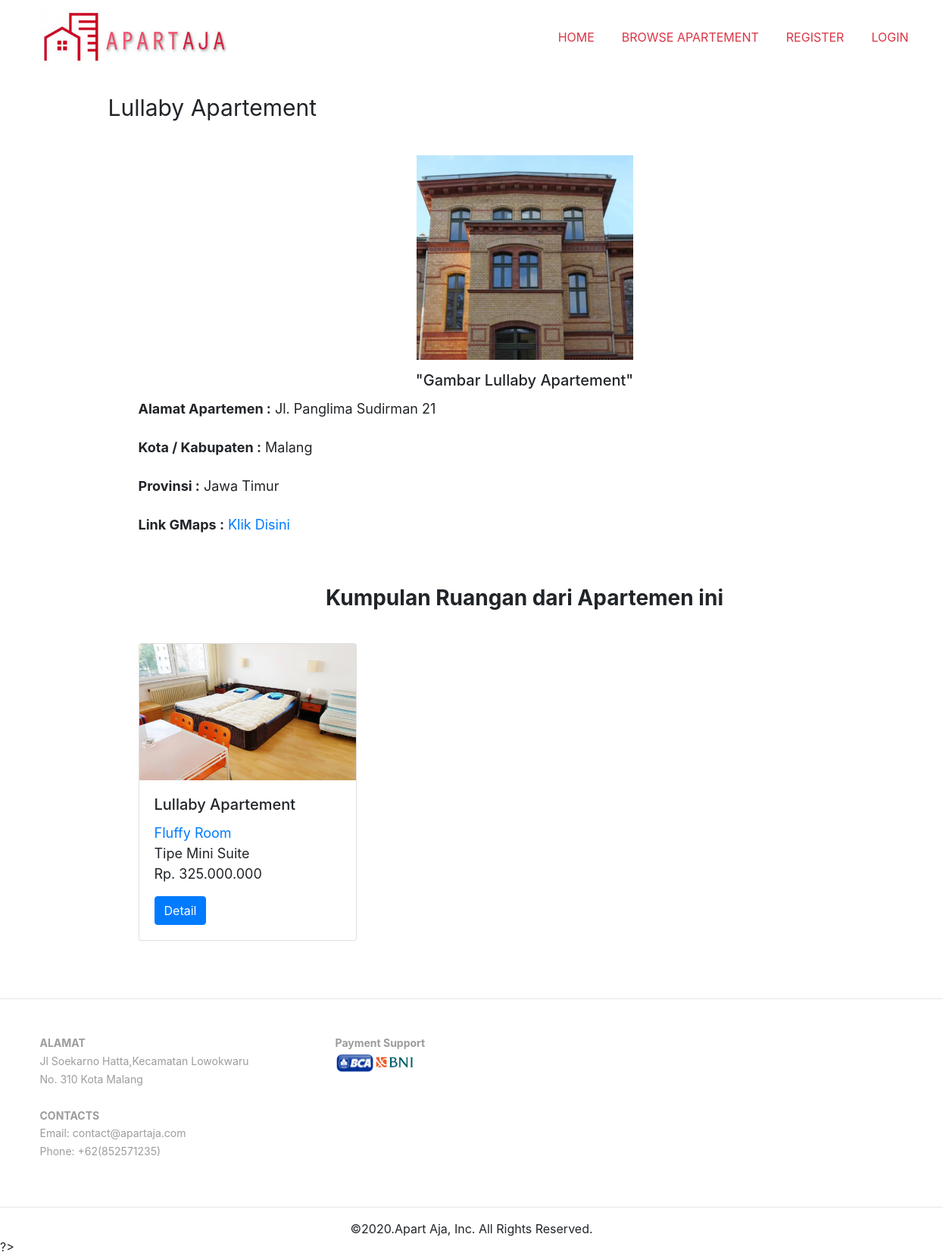
Page /detail-apartemen.php?id_apartemen=1 on the committed database.
### tables this page shows
CREATE TABLE `apartemen` (
  `id_apartemen` int(11) NOT NULL,
  `id_pengelola` int(11) NOT NULL,
  `nama_apartemen` varchar(255) NOT NULL,
  `alamat_apartemen` varchar(255) NOT NULL,
  `kota_kabupaten` varchar(200) NOT NULL,
  `provinsi` varchar(200) NOT NULL,
  `gambar_apartemen` text NOT NULL,
  `maps_link` text NOT NULL DEFAULT '#'
);

CREATE TABLE `ruangan_apartemen` (
  `id_ruangan` int(11) NOT NULL,
  `id_apartemen` int(11) NOT NULL,
  `id_pengelola` int(11) NOT NULL,
  `nama` varchar(255) NOT NULL,
  `jenis_ruangan` varchar(250) NOT NULL,
  `harga_beli` bigint(20) NOT NULL,
  `detail_ruangan` text NOT NULL,
  `sisa_ruang_apartemen` int(10) NOT NULL,
  `gambar_utama` text NOT NULL
);

### detail-apartemen.php (the view, shortened to what this page needs)
<?php
include 'connection.php';
$id_apartemen = $_GET['id_apartemen'];
if (!empty($_SESSION['level']) == '1') {
    include 'header-user.php';
} else {
    include 'header-guest.php';
}
$query = "SELECT * FROM apartemen WHERE id_apartemen = $id_apartemen";
$executeQuery = mysqli_query($connect, $query);
?>
<div class="container" style="padding: 20px; margin: 0 auto ;margin-top:100px;">
    <div class="row">
        <div class="col-md-12" style="margin-left:70px;margin-right:70px;">
            <?php
            while ($apartemen = mysqli_fetch_array($executeQuery)) {
                $idApartemen = $apartemen['id_apartemen'];
            ?>
                <span style="margin-top:20px;margin-bottom: 20px;font-size: 30px"><?= $apartemen['nama_apartemen'] ?> Apartement</span>
                <div class="card-body" style="font-size: 18px">
                    <div class="card-body">
                        <center>
                            <img style="width:286px;margin-bottom: 15px" src="<?= $apartemen['gambar_apartemen'] ?>" alt="Card image cap">
                        </center>
                        <center>
                            <h5 class="card-title">"Gambar <?= $apartemen['nama_apartemen'] ?> Apartement"</h5>
                        </center>
                        <p class="card-text">
                            <label for=""><b>Alamat Apartemen : </b></label>
                            <?= $apartemen['alamat_apartemen']; ?>
                        </p>
                        <p class="card-text">
                            <label for=""><b>Kota / Kabupaten :</b></label>
                            <?= $apartemen['kota_kabupaten']; ?>
                        </p>
                        <p class="card-text">
                            <label for=""><b>Provinsi :</b></label>
                            <?= $apartemen['provinsi']; ?>
                        </p>
                        <p class="card-text">
                            <label for=""><b>Link GMaps :</b></label>
                            <a target="_blank" style="text-decoration: none" href="<?= $apartemen['maps_link']; ?>">Klik Disini</a>
                        </p>
                        <p class="card-text">
                            <label><b>
                                    <h3>
                                        <center>Kumpulan Ruangan dari Apartemen ini</center>
                                    </h3>
                                </b></label>
                        </p><br>
                        <?php
                        $queryGetAllRuanganById = "select * from ruangan_apartemen left join apartemen on apartemen.id_apartemen = ruangan_apartemen.id_apartemen where ruangan_apartemen.id_apartemen = '$idApartemen'";
                        $resultRuangan = mysqli_query($connect, $queryGetAllRuanganById);
                        while ($ruanganApartemen = mysqli_fetch_array($resultRuangan)) {
                        ?>
                            <div class="card" onclick="location.href='detail-ruang-apartemen.php?id_ruangan=<?= $ruanganApartemen['id_ruangan'] ?>'" style="width: 18rem;display:inline-block">
                                <img style="width:286px;height:180px" src="<?= $ruanganApartemen['gambar_utama'] ?>" alt="Card image cap">
                                <div class="card-body">
                                    <h5 class="card-title"><?= $ruanganApartemen['nama_apartemen'] ?> Apartement</h5>
                                    <p class="card-text"><a style="text-decoration: none;" href="detail-ruang-apartemen.php?id_ruangan=<?= $ruanganApartemen['id_ruangan'] ?>"><?= $ruanganApartemen['nama'] ?> Room</a><br>Tipe <?= $ruanganApartemen['jenis_ruangan'] ?><br>Rp. <?= number_format($ruanganApartemen['harga_beli'], 0, ',', '.');; ?></p>
                                    <a href="detail-ruang-apartemen.php?id_ruangan=<?= $ruanganApartemen['id_ruangan'] ?>" class="btn btn-primary">Detail</a>
                                </div>
                            </div>
                        <?php
                        }
                        ?>
                    </div>
                <?php
            }
                ?>
                </div>
        </div>
    </div>
</div>
<?php
include 'footer.php';
?>
</body>
</html>

### assets/mobirise/css/style.css (style rules this page uses)
html { position: relative; min-height: 100%; }

### rows in the picture
apartemen: nama_apartemen "Lullaby", gambar_apartemen (picture), alamat_apartemen "Jl. Panglima Sudirman 21", kota_kabupaten "Malang", provinsi "Jawa Timur"
ruangan_apartemen: $ruanganApartemen['id_ruangan'] 1 (drawn), gambar_utama (picture), id_apartemen.nama_apartemen "Lullaby", nama "Fluffy", jenis_ruangan "Mini Suite", harga_beli "325.000.000"
